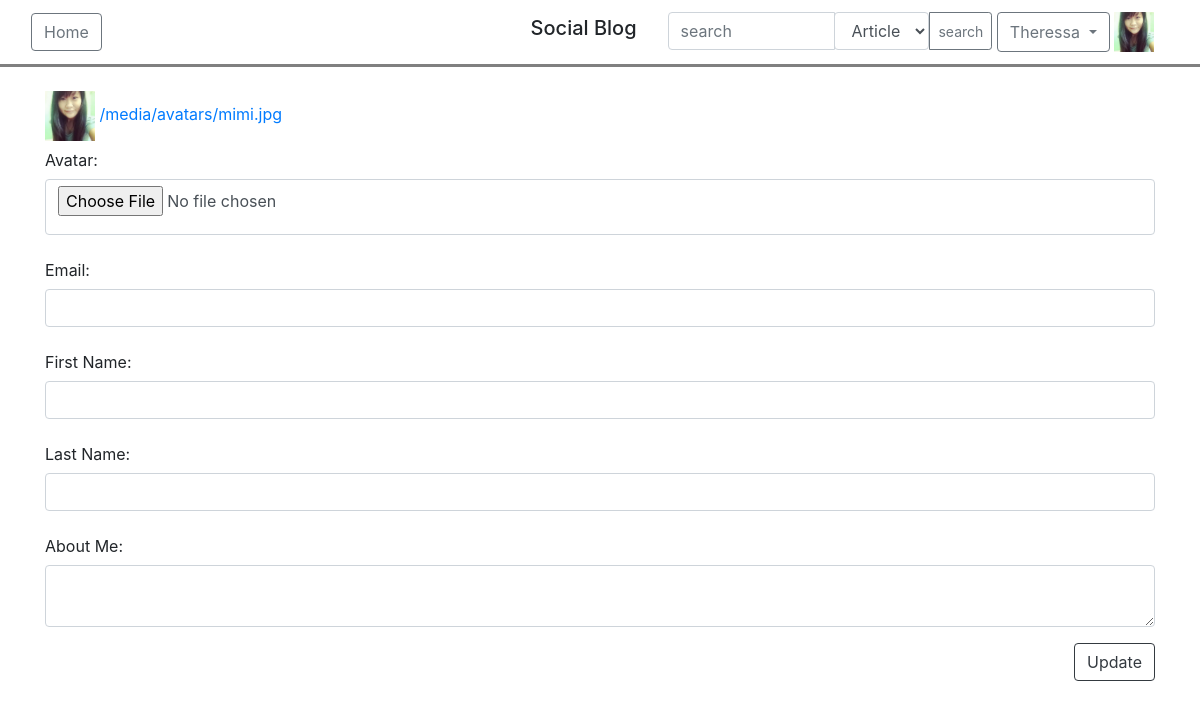
/drf/user/edit (signed in), run on the app's committed database.
### users/models.py (models this page shows, shortened)
class User(AbstractBaseUser, PermissionsMixin):
    email = models.EmailField(('email address'), unique=True)
    firstname = models.CharField(('first name'), max_length=30, blank=True)
    lastname = models.CharField(('last name'), max_length=30, blank=True)
    about_me = models.TextField(('about me'), blank=True)
    date_joined = models.DateTimeField(('date joined'), auto_now_add=True)
    is_active = models.BooleanField(('active'), default=True)
    is_staff = models.BooleanField(('staff'), default=False)
    is_superuser = models.BooleanField(('superuser'), default=False)
    avatar = models.ImageField(upload_to='avatars/', null=True, blank=True, default='avatars/default.png')
    objects = UserManager()
    USERNAME_FIELD = 'email'
    REQUIRED_FIELDS = []
    class Meta:
        verbose_name = ('user')
        verbose_name_plural = ('users')

### blog/views.py (the view)
# urls.py: path('drf/user/edit', EditUserTemplateView.as_view(), name = "drfuseredit"),
class EditUserTemplateView(TemplateView):
    def get(self, request, **kwargs):
        if request.user.is_authenticated:
            return render(request, "drf/edituserDRF.html")
        else:
            Http404("Invalid Access")

### templates/drf/edituserDRF.html (shortened to what this page needs)
{% extends 'base.html' %}
{% load widget_tweaks %}
{% load static %}
{% block home %}
    <a href="{% url 'blog:drfhome' %}" class="btn btn-outline-secondary">Home</a>
{% endblock %}
{% block switch %}
    {% if user.is_authenticated %}
    <form name="search_form">
        <div class="input-group ">
            <input type="text" class="form-control" placeholder="search" aria-label="search" name="search" name="search">
            <div class="input-group-append">
                <select class="form-control" name="search_type" id="search_type">
                    <option value="article">Article</option>
                </select>
                <button class="btn btn-outline-secondary btn-sm" type="submit">search</button>
            </div>
        </div>
    </form>
    <div class="btn-group">
        <button id="btn_name" name="btn_name" type="button" class="btn btn-outline-secondary dropdown-toggle" data-toggle="dropdown" aria-haspopup="true" aria-expanded="false">
            {% if request.user.firstname %}
                {{ request.user.firstname }}
            {% else %}
                {{ request.user.email }}
            {% endif %}
        </button>
    </div>
    <img id="profile_picture" src="{{ request.user.avatar.url }}" width="40" height="40"></img>
    {% endif %}
{% endblock%}
{% block content %}
    <div class="container">
        <div>
            <form method="POST" id="updateUserForm" name="updateUserForm" enctype="multipart/form-data" novalidate>
                <div id="display_default">
                    <img src="{{ request.user.avatar.url }}" width="50" height="50"></img>
                    <a href="http://localhost:8000{{request.user.avatar.url}}">{{request.user.avatar.url}}</a>
                </div>
                <div class="form-group">
                    <label for="avatar" class="col-form-label">Avatar:</label>
                    <input type="file" class="form-control" id="avatar" name="avatar">
                </div>
                <div class="form-group">
                    <label for="email" class="col-form-label">Email:</label>
                    <input type="email" class="form-control" id="email" name="email">
                </div>
                 <div class="form-group">
                    <label for="firstname" class="col-form-label">First Name:</label>
                    <input type="text" class="form-control" id="firstname" name="firstname">
                </div>
                <div class="form-group">
                    <label for="lastname" class="col-form-label">Last Name:</label>
                    <input type="text" class="form-control" id="lastname" name="lastname"></input>
                </div>
                <div class="form-group">
                    <label for="about_me" class="col-form-label">About Me:</label>
                    <textarea class="form-control" row="5" id="about_me" name="about_me"></textarea>
                </div>
            </form>
            <div class="float-right">
                <button class="btn btn-outline-dark" type="button" data-toggle="modal" data-target="#editModal">Update</button>
            </div>
        </div>
    </div>
{% endblock %}

### static/users/style.css (style rules this page uses)
[type="file"] { padding-bottom: 3rem; }

### data on the page
User: user.firstname "Theressa", user.avatar (picture), user.avatar "/media/avatars/mimi.jpg"
